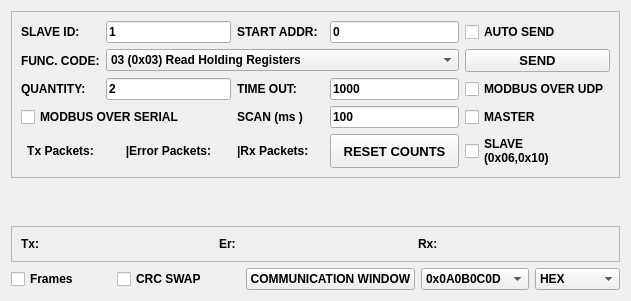
<?xml version="1.0" encoding="UTF-8"?>
<ui version="4.0">
 <class>ModbusScreen</class>
 <widget class="QWidget" name="ModbusScreen">
  <property name="geometry">
   <rect>
    <x>0</x>
    <y>0</y>
    <width>631</width>
    <height>301</height>
   </rect>
  </property>
  <property name="windowTitle">
   <string>Form</string>
  </property>
  <layout class="QGridLayout" name="gridLayout">
   <item row="0" column="0">
    <layout class="QGridLayout" name="gridLayout_5">
     <item row="0" column="0">
      <widget class="QFrame" name="frame_4">
       <property name="styleSheet">
        <string notr="true"/>
       </property>
       <property name="frameShape">
        <enum>QFrame::StyledPanel</enum>
       </property>
       <property name="frameShadow">
        <enum>QFrame::Raised</enum>
       </property>
       <layout class="QGridLayout" name="gridLayout_7">
        <item row="0" column="6">
         <widget class="QCheckBox" name="checkBox_autoSend">
          <property name="sizePolicy">
           <sizepolicy hsizetype="Preferred" vsizetype="Fixed">
            <horstretch>0</horstretch>
            <verstretch>0</verstretch>
           </sizepolicy>
          </property>
          <property name="font">
           <font>
            <weight>75</weight>
            <bold>true</bold>
           </font>
          </property>
          <property name="text">
           <string>AUTO SEND</string>
          </property>
         </widget>
        </item>
        <item row="2" column="4">
         <widget class="QLineEdit" name="le_timeOut">
          <property name="font">
           <font>
            <weight>75</weight>
            <bold>true</bold>
           </font>
          </property>
          <property name="text">
           <string>1000</string>
          </property>
         </widget>
        </item>
        <item row="4" column="0">
         <widget class="QLabel" name="lb_TxPkts">
          <property name="font">
           <font>
            <weight>75</weight>
            <bold>true</bold>
           </font>
          </property>
          <property name="text">
           <string>Tx Packets:</string>
          </property>
          <property name="alignment">
           <set>Qt::AlignCenter</set>
          </property>
         </widget>
        </item>
        <item row="0" column="2">
         <widget class="QLabel" name="label_8">
          <property name="font">
           <font>
            <weight>75</weight>
            <bold>true</bold>
           </font>
          </property>
          <property name="text">
           <string>START ADDR:</string>
          </property>
         </widget>
        </item>
        <item row="0" column="4">
         <widget class="QLineEdit" name="le_startaddress">
          <property name="sizePolicy">
           <sizepolicy hsizetype="Preferred" vsizetype="Fixed">
            <horstretch>0</horstretch>
            <verstretch>0</verstretch>
           </sizepolicy>
          </property>
          <property name="font">
           <font>
            <weight>75</weight>
            <bold>true</bold>
           </font>
          </property>
          <property name="text">
           <string>0</string>
          </property>
         </widget>
        </item>
        <item row="1" column="1" colspan="4">
         <widget class="QComboBox" name="Cmbx_Func_Code">
          <property name="font">
           <font>
            <weight>75</weight>
            <bold>true</bold>
           </font>
          </property>
          <property name="currentIndex">
           <number>0</number>
          </property>
          <item>
           <property name="text">
            <string>03 (0x03) Read Holding Registers</string>
           </property>
          </item>
          <item>
           <property name="text">
            <string>04 (0x04) Read Input Registers</string>
           </property>
          </item>
          <item>
           <property name="text">
            <string>06 (0x06) Write Single Register</string>
           </property>
          </item>
          <item>
           <property name="text">
            <string>16 (0x10) Write Multiple Registers</string>
           </property>
          </item>
         </widget>
        </item>
        <item row="1" column="0">
         <widget class="QLabel" name="label_6">
          <property name="font">
           <font>
            <weight>75</weight>
            <bold>true</bold>
           </font>
          </property>
          <property name="text">
           <string>FUNC. CODE:</string>
          </property>
         </widget>
        </item>
        <item row="2" column="2">
         <widget class="QLabel" name="label_3">
          <property name="font">
           <font>
            <weight>75</weight>
            <bold>true</bold>
           </font>
          </property>
          <property name="text">
           <string>TIME OUT:</string>
          </property>
         </widget>
        </item>
        <item row="0" column="1">
         <widget class="QLineEdit" name="le_slaveid">
          <property name="sizePolicy">
           <sizepolicy hsizetype="Preferred" vsizetype="Fixed">
            <horstretch>0</horstretch>
            <verstretch>0</verstretch>
           </sizepolicy>
          </property>
          <property name="font">
           <font>
            <weight>75</weight>
            <bold>true</bold>
           </font>
          </property>
          <property name="text">
           <string>1</string>
          </property>
         </widget>
        </item>
        <item row="2" column="1">
         <widget class="QLineEdit" name="le_registercount">
          <property name="sizePolicy">
           <sizepolicy hsizetype="Preferred" vsizetype="Fixed">
            <horstretch>0</horstretch>
            <verstretch>0</verstretch>
           </sizepolicy>
          </property>
          <property name="font">
           <font>
            <weight>75</weight>
            <bold>true</bold>
           </font>
          </property>
          <property name="styleSheet">
           <string notr="true"/>
          </property>
          <property name="text">
           <string>2</string>
          </property>
          <property name="maxLength">
           <number>250</number>
          </property>
         </widget>
        </item>
        <item row="2" column="0">
         <widget class="QLabel" name="label_9">
          <property name="font">
           <font>
            <weight>75</weight>
            <bold>true</bold>
           </font>
          </property>
          <property name="text">
           <string>QUANTITY:</string>
          </property>
         </widget>
        </item>
        <item row="0" column="0">
         <widget class="QLabel" name="label_5">
          <property name="font">
           <font>
            <weight>75</weight>
            <bold>true</bold>
           </font>
          </property>
          <property name="text">
           <string>SLAVE ID:</string>
          </property>
         </widget>
        </item>
        <item row="3" column="4">
         <widget class="QLineEdit" name="le_scantime">
          <property name="font">
           <font>
            <weight>75</weight>
            <bold>true</bold>
           </font>
          </property>
          <property name="text">
           <string>100</string>
          </property>
         </widget>
        </item>
        <item row="2" column="6">
         <widget class="QCheckBox" name="checkBox_ModbusOverUdp">
          <property name="sizePolicy">
           <sizepolicy hsizetype="Preferred" vsizetype="Fixed">
            <horstretch>0</horstretch>
            <verstretch>0</verstretch>
           </sizepolicy>
          </property>
          <property name="font">
           <font>
            <weight>75</weight>
            <bold>true</bold>
           </font>
          </property>
          <property name="text">
           <string>MODBUS OVER UDP</string>
          </property>
         </widget>
        </item>
        <item row="3" column="2">
         <widget class="QLabel" name="label_2">
          <property name="font">
           <font>
            <weight>75</weight>
            <bold>true</bold>
           </font>
          </property>
          <property name="text">
           <string>SCAN (ms )</string>
          </property>
         </widget>
        </item>
        <item row="3" column="0" colspan="2">
         <widget class="QCheckBox" name="checkBox_ModbusOverSerial">
          <property name="sizePolicy">
           <sizepolicy hsizetype="Preferred" vsizetype="Fixed">
            <horstretch>0</horstretch>
            <verstretch>0</verstretch>
           </sizepolicy>
          </property>
          <property name="font">
           <font>
            <weight>75</weight>
            <bold>true</bold>
           </font>
          </property>
          <property name="text">
           <string>MODBUS OVER SERIAL</string>
          </property>
         </widget>
        </item>
        <item row="1" column="6">
         <widget class="QPushButton" name="tbn_SendCmd">
          <property name="sizePolicy">
           <sizepolicy hsizetype="Preferred" vsizetype="Preferred">
            <horstretch>0</horstretch>
            <verstretch>0</verstretch>
           </sizepolicy>
          </property>
          <property name="font">
           <font>
            <pointsize>10</pointsize>
            <weight>75</weight>
            <bold>true</bold>
           </font>
          </property>
          <property name="text">
           <string>SEND</string>
          </property>
         </widget>
        </item>
        <item row="3" column="6">
         <widget class="QCheckBox" name="checkBox_Master">
          <property name="sizePolicy">
           <sizepolicy hsizetype="Preferred" vsizetype="Fixed">
            <horstretch>0</horstretch>
            <verstretch>0</verstretch>
           </sizepolicy>
          </property>
          <property name="font">
           <font>
            <weight>75</weight>
            <bold>true</bold>
           </font>
          </property>
          <property name="text">
           <string>MASTER</string>
          </property>
         </widget>
        </item>
        <item row="4" column="1">
         <widget class="QLabel" name="lb_ErsPkts">
          <property name="font">
           <font>
            <weight>75</weight>
            <bold>true</bold>
           </font>
          </property>
          <property name="text">
           <string>|Error Packets:</string>
          </property>
          <property name="alignment">
           <set>Qt::AlignCenter</set>
          </property>
         </widget>
        </item>
        <item row="4" column="2">
         <widget class="QLabel" name="lb_RxPkts">
          <property name="font">
           <font>
            <weight>75</weight>
            <bold>true</bold>
           </font>
          </property>
          <property name="text">
           <string>|Rx Packets:</string>
          </property>
          <property name="alignment">
           <set>Qt::AlignLeading|Qt::AlignLeft|Qt::AlignVCenter</set>
          </property>
         </widget>
        </item>
        <item row="4" column="4">
         <widget class="QPushButton" name="tbn_ResetCounts">
          <property name="sizePolicy">
           <sizepolicy hsizetype="Preferred" vsizetype="Preferred">
            <horstretch>0</horstretch>
            <verstretch>0</verstretch>
           </sizepolicy>
          </property>
          <property name="font">
           <font>
            <pointsize>10</pointsize>
            <weight>75</weight>
            <bold>true</bold>
           </font>
          </property>
          <property name="text">
           <string>RESET COUNTS</string>
          </property>
         </widget>
        </item>
        <item row="4" column="6">
         <widget class="QCheckBox" name="checkBox_Slave">
          <property name="sizePolicy">
           <sizepolicy hsizetype="Preferred" vsizetype="Fixed">
            <horstretch>0</horstretch>
            <verstretch>0</verstretch>
           </sizepolicy>
          </property>
          <property name="font">
           <font>
            <weight>75</weight>
            <bold>true</bold>
           </font>
          </property>
          <property name="text">
           <string>SLAVE
(0x06,0x10)</string>
          </property>
         </widget>
        </item>
       </layout>
      </widget>
     </item>
     <item row="2" column="0">
      <widget class="QFrame" name="frame_2">
       <property name="frameShape">
        <enum>QFrame::StyledPanel</enum>
       </property>
       <property name="frameShadow">
        <enum>QFrame::Raised</enum>
       </property>
       <layout class="QHBoxLayout" name="horizontalLayout_2">
        <item>
         <widget class="QLabel" name="label_Tx">
          <property name="font">
           <font>
            <weight>75</weight>
            <bold>true</bold>
           </font>
          </property>
          <property name="text">
           <string>Tx:</string>
          </property>
          <property name="wordWrap">
           <bool>true</bool>
          </property>
         </widget>
        </item>
        <item>
         <widget class="QLabel" name="label_Error">
          <property name="font">
           <font>
            <weight>75</weight>
            <bold>true</bold>
           </font>
          </property>
          <property name="text">
           <string>Er:</string>
          </property>
          <property name="wordWrap">
           <bool>true</bool>
          </property>
         </widget>
        </item>
        <item>
         <widget class="QLabel" name="label_Rx">
          <property name="font">
           <font>
            <weight>75</weight>
            <bold>true</bold>
           </font>
          </property>
          <property name="text">
           <string>Rx:</string>
          </property>
          <property name="wordWrap">
           <bool>true</bool>
          </property>
         </widget>
        </item>
       </layout>
      </widget>
     </item>
     <item row="3" column="0">
      <layout class="QHBoxLayout" name="horizontalLayout">
       <item>
        <widget class="QCheckBox" name="checkBox_Frame">
         <property name="font">
          <font>
           <weight>75</weight>
           <bold>true</bold>
          </font>
         </property>
         <property name="text">
          <string>Frames</string>
         </property>
        </widget>
       </item>
       <item>
        <spacer name="horizontalSpacer_2">
         <property name="orientation">
          <enum>Qt::Horizontal</enum>
         </property>
         <property name="sizeHint" stdset="0">
          <size>
           <width>40</width>
           <height>20</height>
          </size>
         </property>
        </spacer>
       </item>
       <item>
        <widget class="QCheckBox" name="checkBox_CRCSWAP">
         <property name="font">
          <font>
           <weight>75</weight>
           <bold>true</bold>
          </font>
         </property>
         <property name="text">
          <string>CRC SWAP</string>
         </property>
        </widget>
       </item>
       <item>
        <spacer name="horizontalSpacer">
         <property name="orientation">
          <enum>Qt::Horizontal</enum>
         </property>
         <property name="sizeHint" stdset="0">
          <size>
           <width>40</width>
           <height>20</height>
          </size>
         </property>
        </spacer>
       </item>
       <item>
        <widget class="QPushButton" name="tbn_ComWindow">
         <property name="font">
          <font>
           <weight>75</weight>
           <bold>true</bold>
          </font>
         </property>
         <property name="text">
          <string>COMMUNICATION WINDOW</string>
         </property>
         <property name="checkable">
          <bool>true</bool>
         </property>
        </widget>
       </item>
       <item>
        <widget class="QComboBox" name="CmBx_byteFormate">
         <property name="font">
          <font>
           <weight>75</weight>
           <bold>true</bold>
          </font>
         </property>
         <item>
          <property name="text">
           <string>0x0A0B0C0D</string>
          </property>
         </item>
         <item>
          <property name="text">
           <string>0x0C0D0A0B</string>
          </property>
         </item>
         <item>
          <property name="text">
           <string>0x0B0A0D0C</string>
          </property>
         </item>
         <item>
          <property name="text">
           <string>0x0D0C0B0A</string>
          </property>
         </item>
        </widget>
       </item>
       <item>
        <widget class="QComboBox" name="CmBx_dataFormat">
         <property name="font">
          <font>
           <weight>75</weight>
           <bold>true</bold>
          </font>
         </property>
         <item>
          <property name="text">
           <string>HEX</string>
          </property>
         </item>
         <item>
          <property name="text">
           <string>DECIMAL</string>
          </property>
         </item>
         <item>
          <property name="text">
           <string>BINARY</string>
          </property>
         </item>
        </widget>
       </item>
      </layout>
     </item>
     <item row="1" column="0">
      <layout class="QVBoxLayout" name="verticalLayout_3">
       <item>
        <widget class="QWidget" name="wg_EndianView" native="true"/>
       </item>
      </layout>
     </item>
    </layout>
   </item>
  </layout>
 </widget>
 <resources/>
 <connections/>
</ui>
